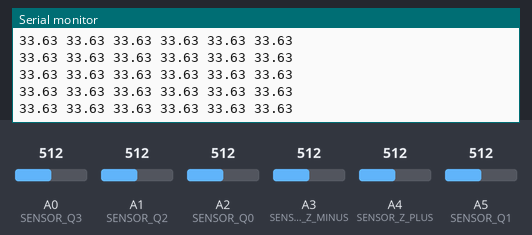
The sketch below on a simulated Arduino Uno, built with avr-gcc and run on an emulated ATmega328P. On the bench: the last lines printed to the serial monitor. Inputs (shaded band) come from the test bench; at power-on: A2 (SENSOR_Q0) = 512, A1 (SENSOR_Q2) = 512, A0 (SENSOR_Q3) = 512, A3 (SENSOR_Z_MINUS) = 512, A4 (SENSOR_Z_PLUS) = 512, A5 (SENSOR_Q1) = 512.

Above: at 2.7 s.
2.8 s: A2 (SENSOR_Q0) set to 169
At 2.82 s:
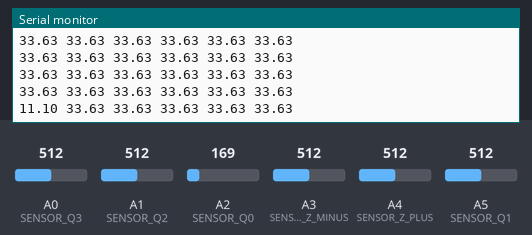
5.8 s: A2 (SENSOR_Q0) set to 135
At 5.9 s:
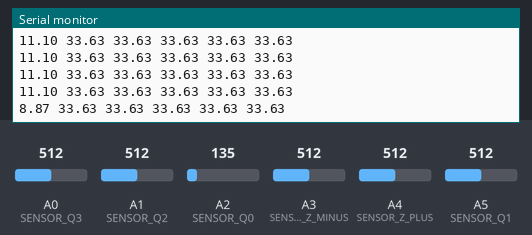
7.3 s: A1 (SENSOR_Q2) set to 168
At 7.33 s:
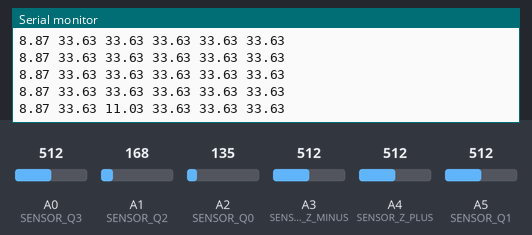
8.8 s: A1 (SENSOR_Q2) set to 139
At 8.87 s:
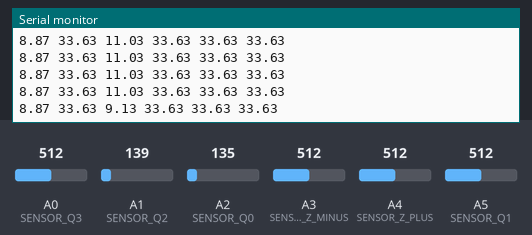
Timing chart, 0 to 11.8 s (numbered marks = the images above; inputs shaded):
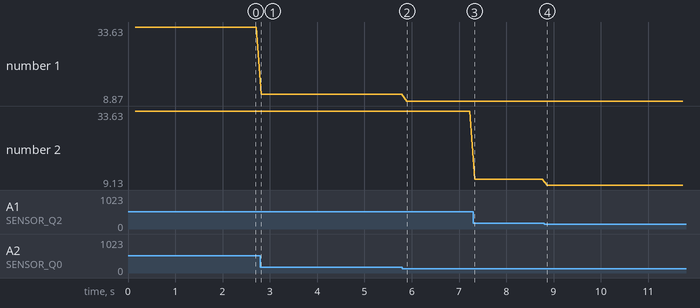

Measured:
- after the input at 2.8 s, the serial monitor: prints a new line at once (image 1)
- after the input at 5.8 s, the serial monitor: prints a new line after 0.09 s (image 2)
- after the input at 7.3 s, the serial monitor: prints a new line at once (image 3)
- after the input at 8.8 s, the serial monitor: prints a new line after 0.07 s (image 4)
- plotted number 1: 33.63 → 11.1 after the input at 2.8 s, 11.1 → 8.87 after the input at 5.8 s
- plotted number 2: 33.63 → 11.03 after the input at 7.3 s, 11.03 → 9.13 after the input at 8.8 s

The sketch:

SonarReadSimultaneous.ino
```cpp
/*
  SonarRead

  Read analog voltages on pins A0-A5, convert them to distances based on connections to the MB1360
  sonar transducer sensors, and output them on the serial bus.

  The MB1360 is wired to the Arduino Uno in "analog voltage output" mode, such that the AN pin
  (pin 3) outputs a voltage proportional to the range of the first significant target it detects.
  The voltage is Vcc/(1024*2cm), which effectively constrains the range to 10m for 5V Vcc.

  The minimum time between range readings is 99ms. This sketch will ping all sensors simultaneously to
  test crosstalk issues.

  Sensors are labeled Q0-Q3 corresponding to Cartesian quadrants 0-3 with respect to the camera
  housing being oriented on the +Y axis (between Q0 and Q1).
*/

/* WARNING: Use of SPI or I2C ports may conflict with the range enable GPIO pins
//#define USE_SPI
//#define USE_I2C

#ifdef USE_SPI
  #include <SPI.h>
#endif
#ifdef USE_I2C
  #include <Wire.h>
#endif

/* Define analog ports for each sensor */
#define SENSOR_Q0      A2
#define SENSOR_Q1      A5
#define SENSOR_Q2      A1
#define SENSOR_Q3      A0
#define SENSOR_Z_PLUS  A4
#define SENSOR_Z_MINUS A3


#define GPIO_PIN_OFFSET 2
/* The offsets should follow the sequence for the analog ports */
const int rangeEnablePinQ0 =  GPIO_PIN_OFFSET + 2;
const int rangeEnablePinQ1 =  GPIO_PIN_OFFSET + 5;
const int rangeEnablePinQ2 =  GPIO_PIN_OFFSET + 1;
const int rangeEnablePinQ3 =  GPIO_PIN_OFFSET + 0;
const int rangeEnablePinZ_p = GPIO_PIN_OFFSET + 4;
const int rangeEnablePinZ_m = GPIO_PIN_OFFSET + 3;

const int minEnablePulseWidthUs = 200; // minimum pulse width = 20us
const int minRangeReadTimeMs = 99; // minimum range reading cycle time is 99ms (can only read range data every 99ms)
const int calibrationTimeMs = 20-1; // MB1360 calibration time = 20.5ms (err on the shorter time)

// Convert the analog reading (which goes from 0 - 1023) to a voltage (0 - 5V)
// MB1360 analog output (5V Vcc) = 2.44414mV/cm = 6.2mV/in = Vcc/(1024*2cm)
const float analogReadToInches = (5000.0/1023.0) / 6.2012; // (5V at 1023 A/D value), (6.2012 mV/in), (1000mV/V)

// the setup routine runs once when you press reset:
void setup()
{
  // initialize serial communication at 9600 bits per second:
  Serial.begin(9600);

  // initialize SPI interface (Uno pins 10-13)
#ifdef USE_SPI
  SPI.begin();
  SPI.setDataMode(SPI_MODE0);
  SPI.setClockDivider(SPI_CLOCK_DIV128); // 16Mhz / 128 clock speed
  SPI.setBitOrder(MSBFIRST);
  pinMode(10, OUTPUT); // set Slave Select (pin 10) to output (master) mode
#endif
#ifdef USE_I2C
  Wire.begin(); // configure as a master (don't pass any parameters)
#endif

  // Set up and initialize range enable output pins
  pinMode(rangeEnablePinQ0, OUTPUT);
  pinMode(rangeEnablePinQ1, OUTPUT);
  pinMode(rangeEnablePinQ2, OUTPUT);
  pinMode(rangeEnablePinQ3, OUTPUT);
  pinMode(rangeEnablePinZ_p, OUTPUT);
  pinMode(rangeEnablePinZ_m, OUTPUT);
  digitalWrite(rangeEnablePinQ0, LOW); // set low initially
  digitalWrite(rangeEnablePinQ1, LOW); // set low initially
  digitalWrite(rangeEnablePinQ2, LOW); // set low initially
  digitalWrite(rangeEnablePinQ3, LOW); // set low initially
  digitalWrite(rangeEnablePinZ_p, LOW); // set low initially
  digitalWrite(rangeEnablePinZ_m, LOW); // set low initially

  delay(50); // delay 50ms from power-up for the MB1360 sensor
}

// the loop routine runs over and over again forever:
void loop()
{
  float distanceInches_Q0;
  float distanceInches_Q1;
  float distanceInches_Q2;
  float distanceInches_Q3;
  float distanceInches_Z_plus;
  float distanceInches_Z_minus;

  // trigger all sensor(s)
  digitalWrite(rangeEnablePinQ0, HIGH);
  digitalWrite(rangeEnablePinQ1, HIGH);
  digitalWrite(rangeEnablePinQ2, HIGH);
  digitalWrite(rangeEnablePinQ3, HIGH);
  digitalWrite(rangeEnablePinZ_p, HIGH);
  digitalWrite(rangeEnablePinZ_m, HIGH);
  delayMicroseconds(minEnablePulseWidthUs);
  digitalWrite(rangeEnablePinQ0, LOW);
  digitalWrite(rangeEnablePinQ1, LOW);
  digitalWrite(rangeEnablePinQ2, LOW);
  digitalWrite(rangeEnablePinQ3, LOW);
  digitalWrite(rangeEnablePinZ_p, LOW);
  digitalWrite(rangeEnablePinZ_m, LOW);

  delay(minRangeReadTimeMs); // wait max range time

  // now sensor readings are valid, so read now
  distanceInches_Q0 = analogRead(SENSOR_Q0) * analogReadToInches;
  distanceInches_Q1 = analogRead(SENSOR_Q1) * analogReadToInches;
  distanceInches_Q2 = analogRead(SENSOR_Q2) * analogReadToInches;
  distanceInches_Q3 = analogRead(SENSOR_Q3) * analogReadToInches;
  distanceInches_Z_plus = analogRead(SENSOR_Z_PLUS) * analogReadToInches;
  distanceInches_Z_minus = analogRead(SENSOR_Z_MINUS) * analogReadToInches;

  // print out the value you read:
//  Serial.print("Distance");
//  Serial.print(" ");
  Serial.print(distanceInches_Q0/12.0,2);  // 2 decimal places
  Serial.print(" ");
  Serial.print(distanceInches_Q1/12.0,2); // 2 decimal places
  Serial.print(" ");
  Serial.print(distanceInches_Q2/12.0,2);  // 2 decimal places
  Serial.print(" ");
  Serial.print(distanceInches_Q3/12.0,2); // 2 decimal places
  Serial.print(" ");
  Serial.print(distanceInches_Z_plus/12.0,2);  // 2 decimal places
  Serial.print(" ");
  Serial.println(distanceInches_Z_minus/12.0,2); // 2 decimal places

#ifdef USE_SPI
SPI.transfer(100); // transfer() exchanges one byte
SPI.transfer((byte)(distanceInches_Z_plus));
#endif
#ifdef USE_I2C
Wire.beginTransmission(76); // transmit to device #76 (made up address)
Wire.write(100);
Wire.endTransmission();
#endif

}
```
